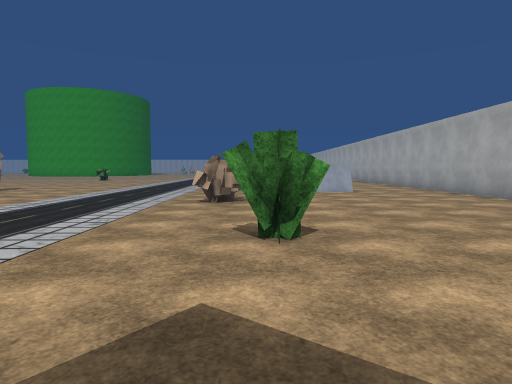
view 1 (above)

24 first-person views from a walk through a Unity game level. The camera is 1.5 m above the floor, tilts 4° down and sees 75° across. The floor is counted in squares, 2 m on a side. Each view is taken from the middle of a square. On the plan, view 1 faces up. The plan holds only what a view shows up to about 11 squares ahead; the rest is blank. The place goes on beyond the plan. The player is left out. Some surface patterns are stand-ins.

view 2
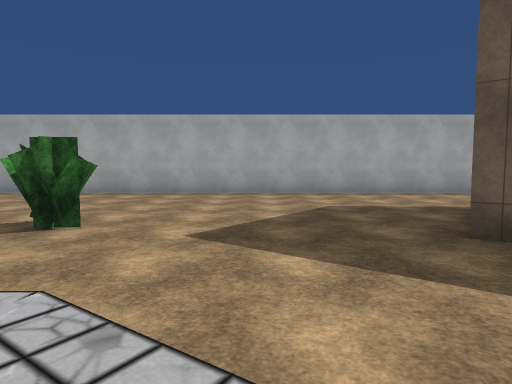

view 3
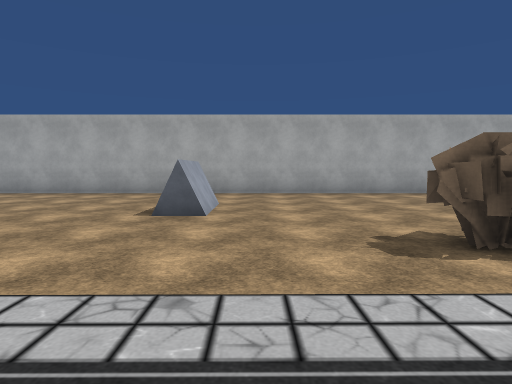

view 4
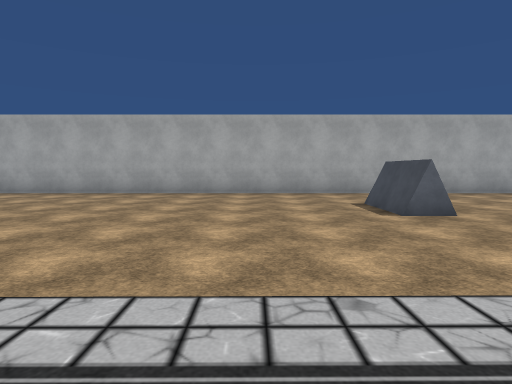

view 5
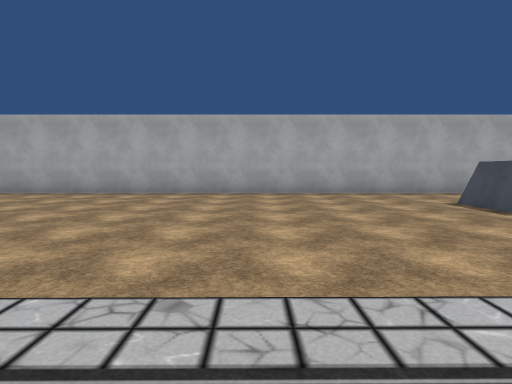

view 6
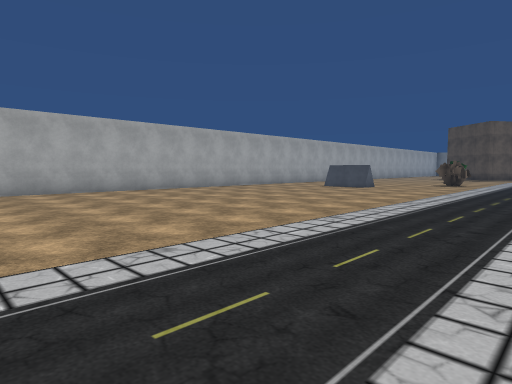

view 7
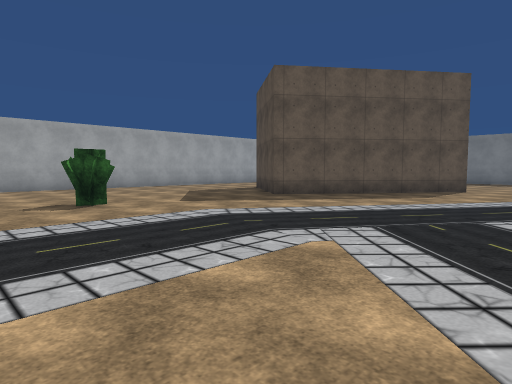

view 8
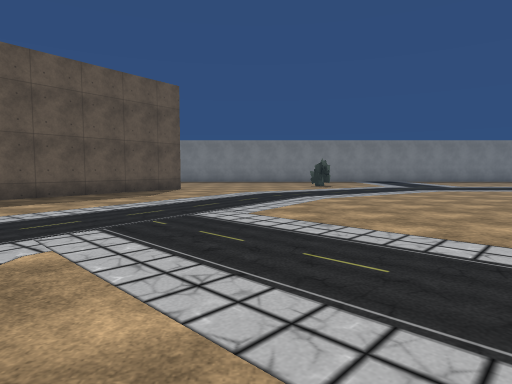

view 9
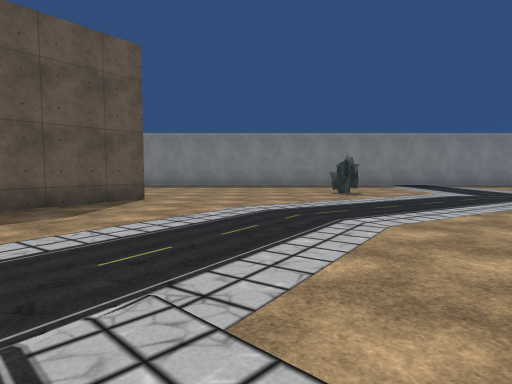

view 10
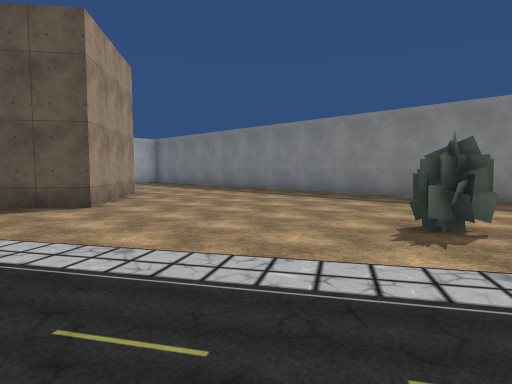

view 11
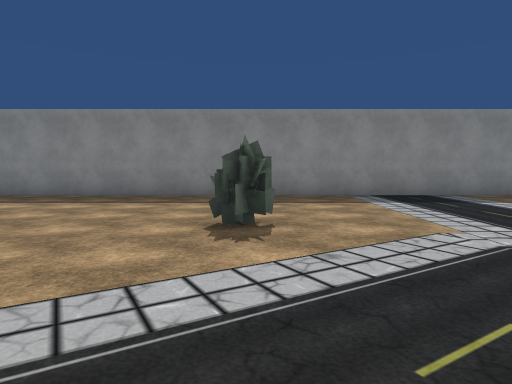

view 12
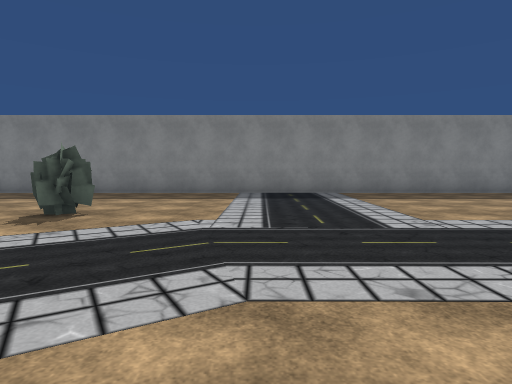

view 13
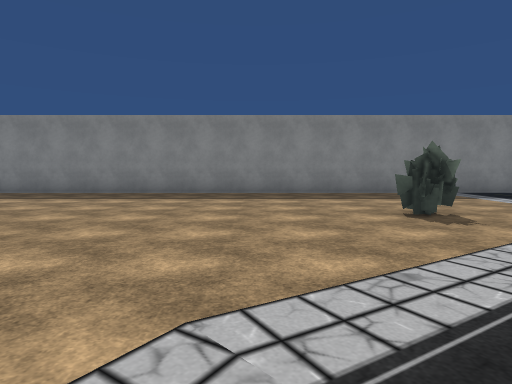

view 14
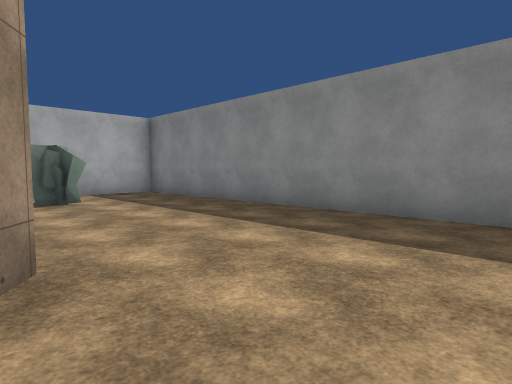

view 15
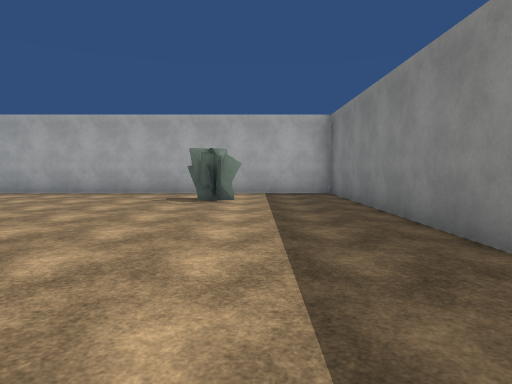

view 16
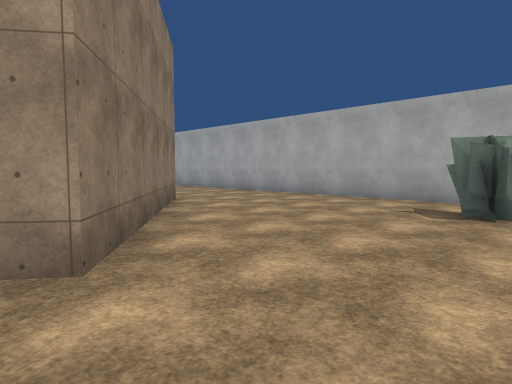

view 17
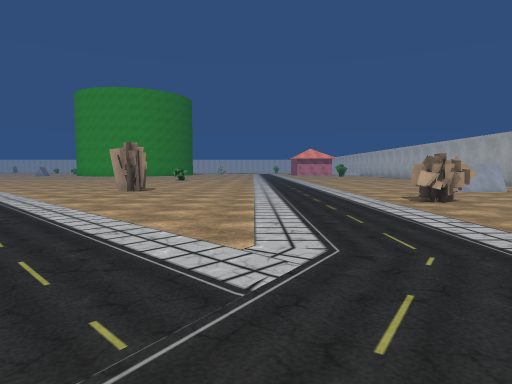

view 18
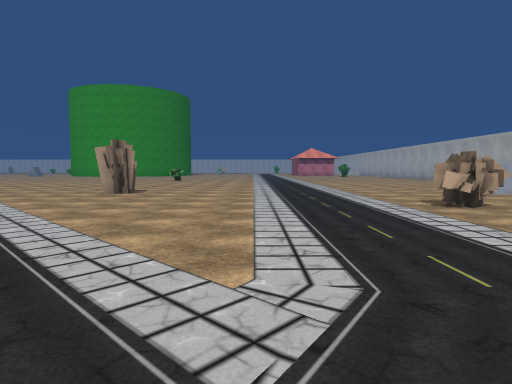

view 19
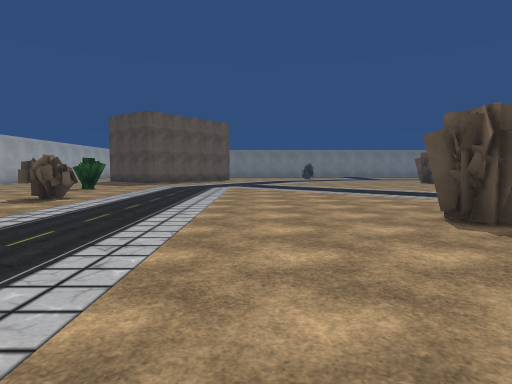

view 20
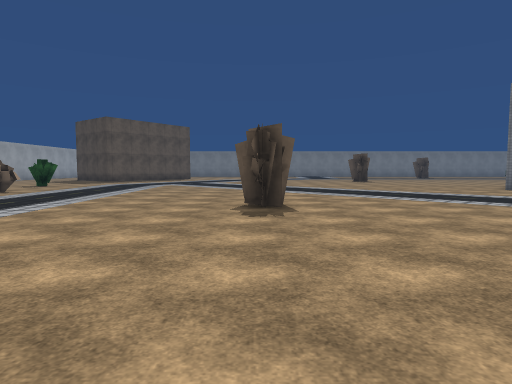

view 21
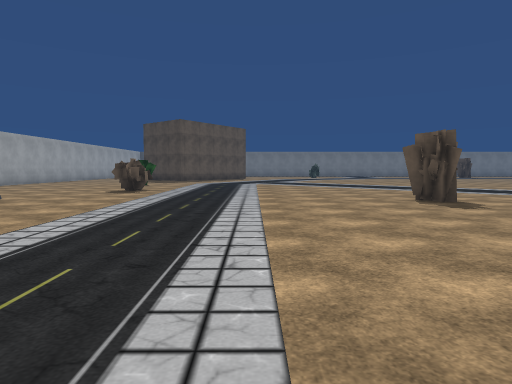

view 22
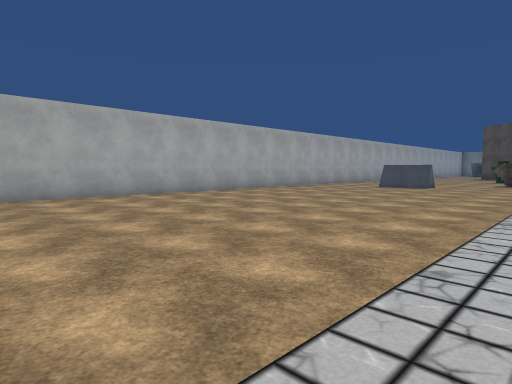

view 23
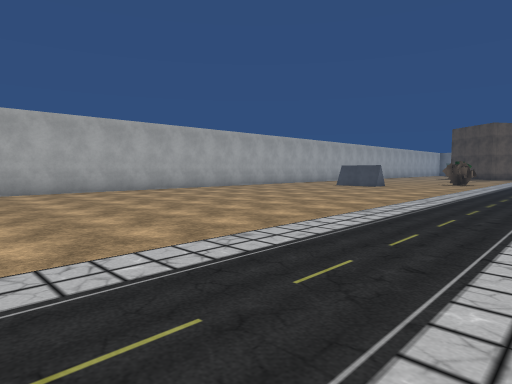

view 24
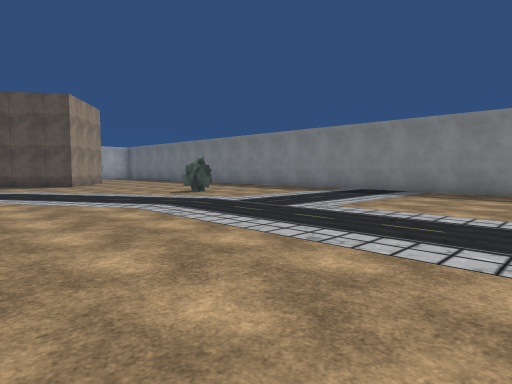

### Floor plan
Points are (right, up) in squares from view 1. A wall is a line through its corners. A room is listed if a view was taken in it or the views show most of it. See-through windows are left out.
Room 1 (views 1, 2, 3, 4, 5, 6, 7, 8, 9, 10, 11, 12, 13, 14, 15, 16, 17, 18, 19, 20, 21, 22, 23, 24)
walls: (-8.5, 10.9) (-9, 11.1); (-8.7, 10.9) (-9, 11.1); (-9.2, 11.2) (-8.5, 10.9); (-9.2, 11.2) (-8.9, 11.4); (-9, 11.5) (-8.9, 11.3) (-9.1, 10.8); (-9.5, 11.5) (-9.1, 11.2); (-1, 7) (-0.8, 7.6); (-9.4, 11.6) (-8.9, 11.4); (-1.1, 7.6) (-1.3, 7.9) (-0.6, 7.5); (-1, 7.2) (-0.9, 8.4); (-1, 7.4) (-1.2, 7.1); (-9.1, 11.8) (-9.1, 10.6); (-9.3, 11.9) (-9.2, 11.2) (-9.8, 11); (-0.7, 6.9) (-0.8, 7.4) (-0.9, 7.2) (-1.3, 7.4); (-0.6, 7.9) (-0.7, 8.3); (-0.4, 7.2) (-0.9, 7.3); (-0.2, 7.3) (-1.4, 7.4) (-1, 8.1) (-0.7, 8.2); (3.2, 10.9) (1.3, 10.9); (3.2, 11.1) (1.3, 11.1) (1.3, 11.4) (3.2, 11.4); (2.5, -3.6) (-1.2, -8.5) (-4.2, -6.3) (-0.5, -1.3) (0.5, -2); (-9.9, -8.3) (-9.5, -8.4); (-9.9, -8.4) (-9.7, -7.8) (-9.9, -8.2) (-9.5, -8.9); (-9.9, -8.5) (-9.4, -8.3); (-10, -8.5) (-9.9, -8.2); (-9.8, -8.6) (-9.3, -8.4); (-10, -8.6) (-10, -8.3) (-10, -7.9); (-10.3, -8.8) (-9.6, -8.1); (3.4, -10) (4, -9.8); (3.4, -10.2) (4, -9.9); (3.8, -10.3) (3.8, -9.7); (3.9, -10.3) (3.9, -9.3); (4.1, -10.7) (3.9, -10.1); (-19.5, -13.3) (6.1, -13.3) (6.1, 23.9)
low walls: (-9, 11.3) (-8.9, 11.3); (-0.8, 7.6) (-1.1, 8.1); (-0.6, 7.5) (-1, 7); (4.1, -10.6) (3.9, -10.3)
objects: bush (0, 3) to (0, 4)

Where each view was taken, in squares from view 1:
view 1: 0 up, 0 right, facing up
view 2: 1 up, 4 left, facing right
view 3: 10 up, 4 left, facing right
view 4: 14 up, 4 left, facing right
view 5: 16 up, 4 left, facing right
view 6: 24 up, 5 left, facing down-right
view 7: 6 up, 7 left, facing down-right
view 8: 6 up, 7 left, facing down
view 9: 2 up, 7 left, facing down
view 10: 4 down, 11 left, facing down-right
view 11: 4 down, 10 left, facing down
view 12: 3 down, 13 left, facing down
view 13: 3 down, 7 left, facing down
view 14: 8 down, 4 left, facing down-right
view 15: 11 down, 4 left, facing right
view 16: 11 down, 2 left, facing up-right
view 17: 0 up, 5 left, facing up
view 18: 1 up, 5 left, facing up
view 19: 16 up, 6 left, facing down
view 20: 18 up, 9 left, facing down
view 21: 19 up, 5 left, facing down
view 22: 25 up, 3 left, facing down-right
view 23: 25 up, 5 left, facing down-right
view 24: 2 down, 19 left, facing down-right
